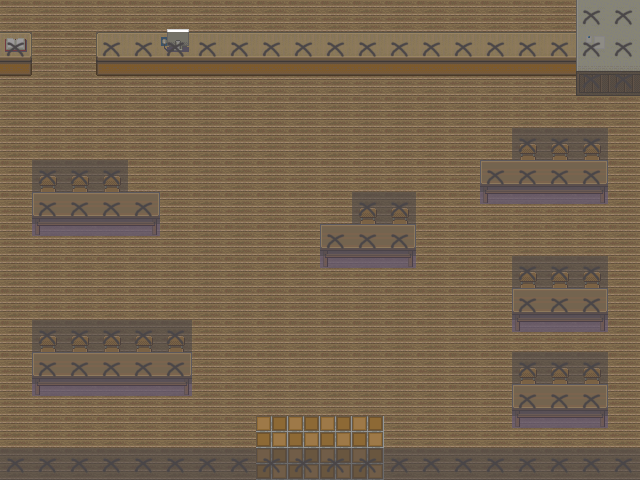

This is a level from a 2D game, rendered from its Tiled map with the project's own tilesets. A one-line summary and the complete map file follow:
An orthogonal 20x15 tile map with 32x32 px tiles, 5 tile layers (ground, ground2, middleground-under-chara, foreground-obj, ...).

<map version="1.0" orientation="orthogonal" width="20" height="15" tilewidth="32" tileheight="32">
 <tileset firstgid="1" name="shop" tilewidth="32" tileheight="32">
  <image source="../images/shop_inside.png" width="256" height="512" />
 </tileset>
 <layer name="ground" width="20" height="15">
  <data encoding="csv">
3,3,3,3,3,3,3,3,3,3,3,3,3,3,3,3,3,3,3,3,
3,3,3,3,3,3,3,3,3,3,3,3,3,3,3,3,3,3,3,3,
3,3,3,3,3,3,3,3,3,3,3,3,3,3,3,3,3,3,3,3,
3,3,3,3,3,3,3,3,3,3,3,3,3,3,3,3,3,3,3,3,
3,3,3,3,3,3,3,3,3,3,3,3,3,3,3,3,3,3,3,3,
3,3,3,3,3,3,3,3,3,3,3,3,3,3,3,3,3,3,3,3,
3,3,3,3,3,3,3,3,3,3,3,3,3,3,3,3,3,3,3,3,
3,3,3,3,3,3,3,3,3,3,3,3,3,3,3,3,3,3,3,3,
3,3,3,3,3,3,3,3,3,3,3,3,3,3,3,3,3,3,3,3,
3,3,3,3,3,3,3,3,3,3,3,3,3,3,3,3,3,3,3,3,
3,3,3,3,3,3,3,3,3,3,3,3,3,3,3,3,3,3,3,3,
3,3,3,3,3,3,3,3,3,3,3,3,3,3,3,3,3,3,3,3,
3,3,3,3,3,3,3,3,3,3,3,3,3,3,3,3,3,3,3,3,
3,3,3,3,3,3,3,3,3,3,3,3,3,3,3,3,3,3,3,3,
3,3,3,3,3,3,3,3,8,8,8,8,3,3,3,3,3,3,3,3
</data>
 </layer>
 <layer name="ground2" width="20" height="15">
  <data encoding="csv">
0,0,0,0,0,0,0,0,0,0,0,0,0,0,0,0,0,0,9,10,
0,0,0,0,0,0,0,0,0,0,0,0,0,0,0,0,0,0,17,18,
75,0,0,73,74,74,74,74,74,74,74,74,74,74,74,74,74,74,25,26,
0,0,0,0,0,0,0,0,0,0,0,0,0,0,0,0,0,0,0,0,
0,0,0,0,0,0,0,0,0,0,0,0,0,0,0,0,36,36,36,0,
0,36,36,36,0,0,0,0,0,0,0,0,0,0,0,0,44,44,44,0,
0,44,44,44,0,0,0,0,0,0,0,36,36,0,0,77,78,78,79,0,
0,77,78,78,79,0,0,0,0,0,0,44,44,0,0,0,0,0,0,0,
0,0,0,0,0,0,0,0,0,0,77,78,79,0,0,0,36,36,36,0,
0,0,0,0,0,0,0,0,0,0,0,0,0,0,0,0,44,44,44,0,
0,36,36,36,36,36,0,0,0,0,0,0,0,0,0,0,77,78,79,0,
0,44,44,44,44,44,0,0,0,0,0,0,0,0,0,0,36,36,36,0,
0,77,78,78,78,79,0,0,0,0,0,0,0,0,0,0,44,44,44,0,
0,0,0,0,0,0,0,0,8,8,8,8,0,0,0,0,77,78,79,0,
0,0,0,0,0,0,0,0,0,0,0,0,0,0,0,0,0,0,0,0
</data>
 </layer>
 <layer name="middleground-under-chara" width="20" height="15">
  <data encoding="csv">
0,0,0,0,0,0,0,0,0,0,0,0,0,0,0,0,0,0,0,0,
67,0,0,65,66,66,66,66,66,66,66,66,66,66,66,66,66,66,0,0,
0,0,0,0,0,0,0,0,0,0,0,0,0,0,0,0,0,0,0,0,
0,0,0,0,0,0,0,0,0,0,0,0,0,0,0,0,0,0,0,0,
0,0,0,0,0,0,0,0,0,0,0,0,0,0,0,0,0,0,0,0,
0,0,0,0,0,0,0,0,0,0,0,0,0,0,0,69,70,70,71,0,
0,69,70,70,71,0,0,0,0,0,0,0,0,0,0,0,0,0,0,0,
0,0,0,0,0,0,0,0,0,0,69,70,71,0,0,0,0,0,0,0,
0,0,0,0,0,0,0,0,0,0,0,0,0,0,0,0,0,0,0,0,
0,0,0,0,0,0,0,0,0,0,0,0,0,0,0,0,69,70,71,0,
0,0,0,0,0,0,0,0,0,0,0,0,0,0,0,0,0,0,0,0,
0,69,70,70,70,71,0,0,0,0,0,0,0,0,0,0,0,0,0,0,
0,0,0,0,0,0,0,0,0,0,0,0,0,0,0,0,69,70,71,0,
0,0,0,0,0,0,0,0,0,0,0,0,0,0,0,0,0,0,0,0,
0,0,0,0,0,0,0,0,0,0,0,0,0,0,0,0,0,0,0,0
</data>
 </layer>
 <layer name="foreground-obj" width="20" height="15">
  <data encoding="csv">
0,0,0,0,0,60,0,0,0,0,0,0,0,0,0,0,0,0,0,0,
37,0,0,0,0,68,0,0,0,0,0,0,0,0,0,0,0,0,45,0,
0,0,0,0,0,76,0,0,0,0,0,0,0,0,0,0,0,0,0,0,
0,0,0,0,0,0,0,0,0,0,0,0,0,0,0,0,0,0,0,0,
0,0,0,0,0,0,0,0,0,0,0,0,0,0,0,0,0,0,0,0,
0,0,0,0,0,0,0,0,0,0,0,0,0,0,0,0,0,0,0,0,
0,0,0,0,0,0,0,0,0,0,0,0,0,0,0,0,0,0,0,0,
0,0,0,0,0,0,0,0,0,0,0,0,0,0,0,0,0,0,0,0,
0,0,0,0,0,0,0,0,0,0,0,0,0,0,0,0,0,0,0,0,
0,0,0,0,0,0,0,0,0,0,0,0,0,0,0,0,0,0,0,0,
0,0,0,0,0,0,0,0,0,0,0,0,0,0,0,0,0,0,0,0,
0,0,0,0,0,0,0,0,0,0,0,0,0,0,0,0,0,0,0,0,
0,0,0,0,0,0,0,0,0,0,0,0,0,0,0,0,0,0,0,0,
0,0,0,0,0,0,0,0,0,0,0,0,0,0,0,0,0,0,0,0,
0,0,0,0,0,0,0,0,0,0,0,0,0,0,0,0,0,0,0,0
</data>
 </layer>
 <layer name="collision" width="20" height="15">
  <data encoding="csv">
0,0,0,0,0,0,0,0,0,0,0,0,0,0,0,0,0,0,1,1,
1,0,0,1,1,1,1,1,1,1,1,1,1,1,1,1,1,1,1,1,
0,0,0,0,0,0,0,0,0,0,0,0,0,0,0,0,0,0,1,1,
0,0,0,0,0,0,0,0,0,0,0,0,0,0,0,0,0,0,0,0,
0,0,0,0,0,0,0,0,0,0,0,0,0,0,0,0,1,1,1,0,
0,1,1,1,0,0,0,0,0,0,0,0,0,0,0,1,1,1,1,0,
0,1,1,1,1,0,0,0,0,0,0,1,1,0,0,0,0,0,0,0,
0,0,0,0,0,0,0,0,0,0,1,1,1,0,0,0,0,0,0,0,
0,0,0,0,0,0,0,0,0,0,0,0,0,0,0,0,1,1,1,0,
0,0,0,0,0,0,0,0,0,0,0,0,0,0,0,0,1,1,1,0,
0,1,1,1,1,1,0,0,0,0,0,0,0,0,0,0,0,0,0,0,
0,1,1,1,1,1,0,0,0,0,0,0,0,0,0,0,1,1,1,0,
0,0,0,0,0,0,0,0,0,0,0,0,0,0,0,0,1,1,1,0,
0,0,0,0,0,0,0,0,0,0,0,0,0,0,0,0,0,0,0,0,
1,1,1,1,1,1,1,1,1,1,1,1,1,1,1,1,1,1,1,1
</data>
 </layer>
</map>